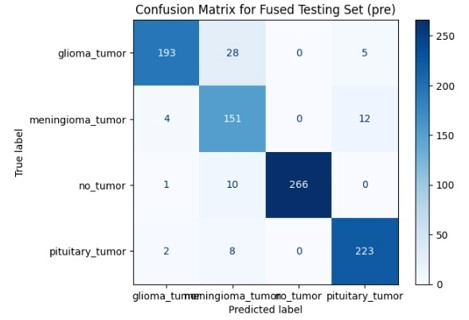
#> input picture images/Immagine1.jpg, 469 x 320 px; its folder holds only this picture in this run
$ python -i OperazioniPreProcessing.py   (imports and definitions only)
#> lines starting #> are read from the running program, lines starting #| are printed output that depends on the picture; after the words box and inside, x2 and y2 are one past the last pixel; in counts of white or black regions, pixels touching at a corner belong together
import os
import imagehash
from PIL import Image

# Funzione per calcolare l'hash di tutte le immagini in una directory con sottocartelle
def calcola_hash(base_directory):
    hashes = {}
    for root, _, files in os.walk(base_directory):
        for filename in files:
            if filename.endswith((".png", ".jpg", ".jpeg")):
                image_path = os.path.join(root, filename)
                image = Image.open(image_path)
                image_hash = imagehash.phash(image)
                relative_path = os.path.relpath(image_path, base_directory)
                hashes[relative_path] = image_hash
    return hashes

# Percorsi dei dataset
dataset1_path = r""
dataset2_path = r""

# Calcolare gli hash per i due dataset
hashes_dataset1 = calcola_hash(dataset1_path)
hashes_dataset2 = calcola_hash(dataset2_path)

# Confrontare gli hash
immagini_comuni = []
# [9 lines not run here, left out]


import os
import shutil
import imagehash
from PIL import Image

# Funzione per calcolare l'hash di tutte le immagini in una directory con sottocartelle
def calcola_hash(base_directory):
    hashes = {}
    for root, _, files in os.walk(base_directory):
        for filename in files:
            if filename.endswith((".png", ".jpg", ".jpeg")):
                image_path = os.path.join(root, filename)
                image = Image.open(image_path)
                image_hash = imagehash.phash(image)
                relative_path = os.path.relpath(image_path, base_directory)
                hashes[relative_path] = image_hash
    return hashes

# Percorsi dei dataset
dataset1_path = r""
dataset2_path = r""
dataset1_updated_path = r""

# Calcolare gli hash per i due dataset
hashes_dataset1 = calcola_hash(dataset1_path)
hashes_dataset2 = calcola_hash(dataset2_path)

# Confrontare gli hash e trovare immagini duplicate
immagini_duplicate = set()
# [16 lines not run here, left out]

# Numero totale di immagini duplicate
numero_duplicati = len(immagini_duplicate)

# Stampa le immagini duplicate e il numero totale di immagini duplicate
# [5 lines not run here, left out]


import os
import cv2
import shutil

def crop_to_content(image):
    gray = cv2.cvtColor(image, cv2.COLOR_RGB2GRAY)
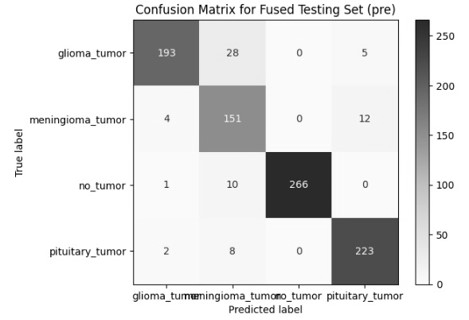
#> gray: shape (320, 469); min 0, max 255, mean 224.4
    gray = cv2.GaussianBlur(gray, (5, 5), 0)
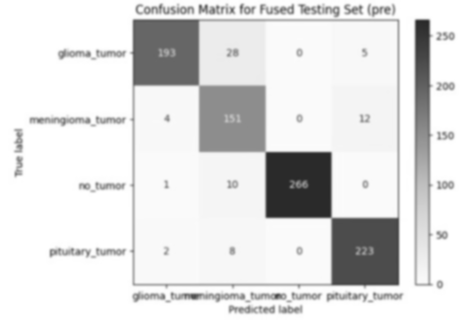
#> gray: shape (320, 469); min 41, max 255, mean 224.4

    # Threshold the image, then perform a series of erosions + dilations to remove any small regions of noise
    thresh = cv2.threshold(gray, 45, 255, cv2.THRESH_BINARY)[1]
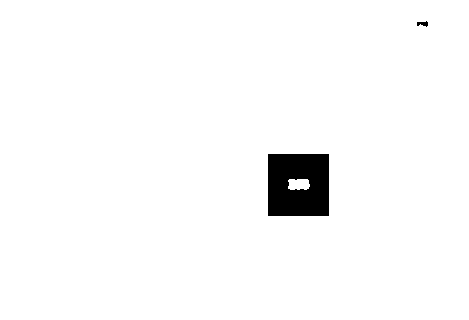
#> thresh: shape (320, 469); 97.6% white; 2 black regions, box (x1, y1, x2, y2) and area: (268, 154, 329, 216) 3566, (417, 21, 428, 27) 41
    thresh = cv2.erode(thresh, None, iterations=2)
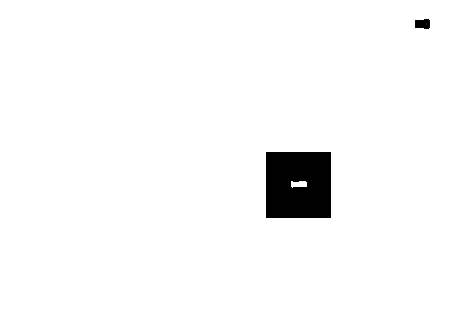
#> thresh: shape (320, 469); 97.1% white; 2 black regions, box (x1, y1, x2, y2) and area: (266, 152, 331, 218) 4200, (415, 19, 430, 29) 130
    thresh = cv2.dilate(thresh, None, iterations=2)
#> thresh: shape (320, 469); 97.6% white; 2 black regions

    # Find contours in thresholded image, then grab the largest one
    cnts = cv2.findContours(thresh.copy(), cv2.RETR_EXTERNAL, cv2.CHAIN_APPROX_SIMPLE)
#> cnts = 1 contour; box (x1, y1, x2, y2) and area: (0, 0, 469, 320) 149292
    cnts = cnts[0] if len(cnts) == 2 else cnts[1]
#> cnts = [[[0, 0], [0, 319], [468, 319], [468, 0]]]
    c = max(cnts, key=cv2.contourArea)
#> c = [[0, 0], [0, 319], [468, 319], [468, 0]]

    # Find the extreme points
    extLeft = tuple(c[c[:, :, 0].argmin()][0])
#> extLeft = (0, 0)
    extRight = tuple(c[c[:, :, 0].argmax()][0])
#> extRight = (468, 319)
    extTop = tuple(c[c[:, :, 1].argmin()][0])
#> extTop = (0, 0)
    extBot = tuple(c[c[:, :, 1].argmax()][0])
#> extBot = (0, 319)

    # Apply crop
    ADD_PIXELS = 0
    new_image = image[extTop[1]-ADD_PIXELS:extBot[1]+ADD_PIXELS, extLeft[0]-ADD_PIXELS:extRight[0]+ADD_PIXELS].copy()
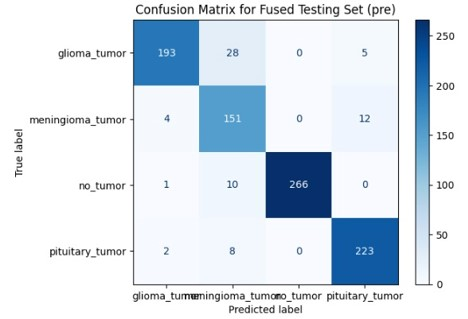
#> new_image: shape (319, 468, 3); mean R, G, B 215.9, 226.2, 236.2

    return new_image

def process_images(input_dir, output_dir):
    # Create output directories for each class if they don't exist
    class_folders = ["glioma_tumor", "meningioma_tumor", "no_tumor", "pituitary_tumor"]
    for folder in class_folders:
        os.makedirs(os.path.join(output_dir, folder), exist_ok=True)

    # Iterate through class folders
    for folder in class_folders:
        input_class_dir = os.path.join(input_dir, folder)
        output_class_dir = os.path.join(output_dir, folder)

        # Iterate through files in the class folder
        for filename in os.listdir(input_class_dir):
            if filename.endswith(".jpg") or filename.endswith(".png"):  # Adjust based on your file extensions
                input_path = os.path.join(input_class_dir, filename)
                output_path = os.path.join(output_class_dir, filename)

                # Read the image
                image = cv2.imread(input_path)
                if image is None:
                    continue  # Skip if image cannot be read

                # Process the image
                processed_image = crop_to_content(image)

                # Save processed image
                cv2.imwrite(output_path, processed_image)

                print(f"Processed: {os.path.join(folder, filename)}")

# Paths to input and output directories
input_directory = r""
output_directory = r""

# Process images
# [1 line not run here, left out]

>>> import cv2
>>> picture = cv2.cvtColor(cv2.imread('../images/Immagine1.jpg'), cv2.COLOR_BGR2RGB)
>>> result = crop_to_content(picture)

$ run again, on images/Immagine2.png
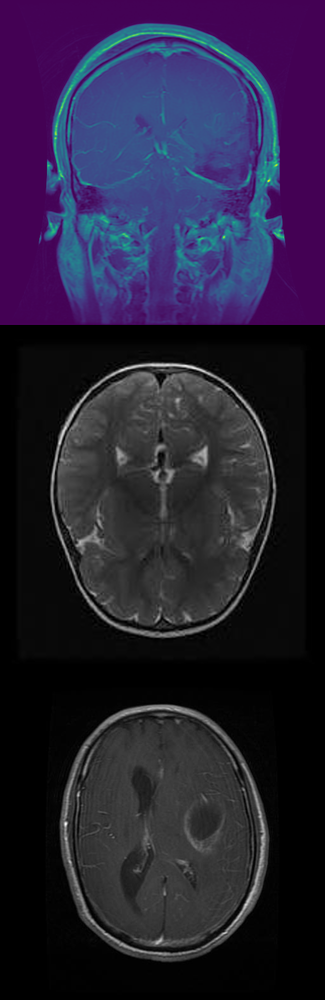
#> input picture images/Immagine2.png, 325 x 1000 px, shrunk from 630 x 1939 before the run
#> in crop_to_content, `thresh = cv2.dilate(thresh, None, iterations=2)`:
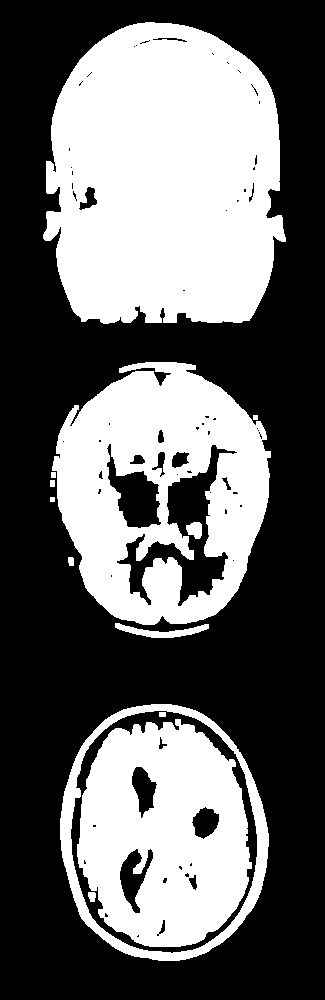
#> thresh: shape (1000, 325); 40.5% white; 13 white regions
#> cnts = 9 contours, 2 with area under 20; largest, box (x1, y1, x2, y2) and area: (43, 22, 286, 324) 59914, (52, 362, 271, 625) 43250, (60, 704, 269, 961) 42258, (115, 623, 209, 638) 498, (68, 557, 74, 566) 37, (50, 480, 55, 487) 24, (51, 472, 56, 478) 20
#> c = contour of 449 points, box (x1, y1, x2, y2) (43, 22, 286, 324), area 59914
#> extLeft = (43, 234)
#> extRight = (285, 241)
#> extTop = (145, 22)
#> extBot = (103, 323)
#> in crop_to_content, `new_image = image[extTop[1]-ADD_PIXELS:extBot[1]+ADD_PIXELS, extLeft[0..`:
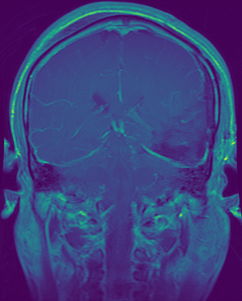
#> new_image: shape (301, 242, 3); mean R, G, B 61, 63.7, 125

$ run again, on images/Immagine3.png
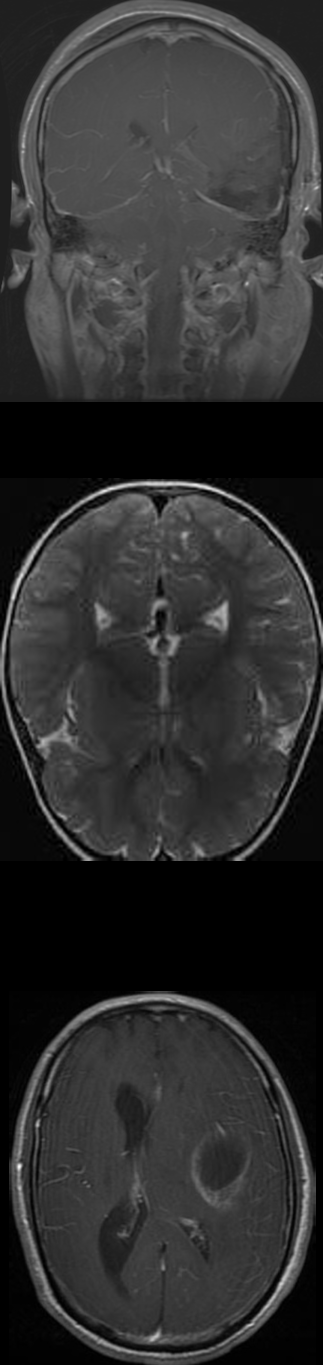
#> input picture images/Immagine3.png, 323 x 1365 px
#> picture is the input picture: shape (1365, 323, 3); min 0, max 249, mean 47.4
#> in crop_to_content, `thresh = cv2.dilate(thresh, None, iterations=2)`:
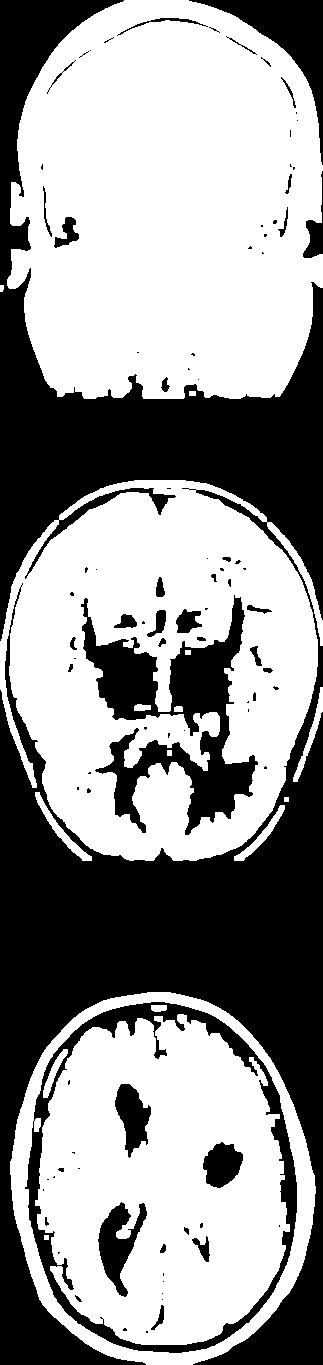
#> thresh: shape (1365, 323); 58.7% white; 95 black regions (57 under 20 px)
#> cnts = 9 contours, 2 with area under 20; largest, box (x1, y1, x2, y2) and area: (7, 0, 323, 399) 106026, (0, 480, 323, 861) 94665, (10, 992, 316, 1365) 89444, (35, 792, 92, 861) 540, (234, 805, 285, 861) 452, (293, 687, 323, 782) 443, (189, 391, 196, 396) 24
#> c = contour of 578 points, box (x1, y1, x2, y2) (7, 0, 323, 399), area 106026
#> extLeft = (7, 279)
#> extRight = (322, 287)
#> extTop = (124, 0)
#> extBot = (84, 398)
#> in crop_to_content, `new_image = image[extTop[1]-ADD_PIXELS:extBot[1]+ADD_PIXELS, extLeft[0..`:
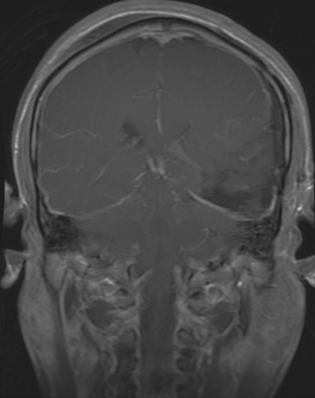
#> new_image: shape (398, 315, 3); min 27, max 211, mean 70.8
